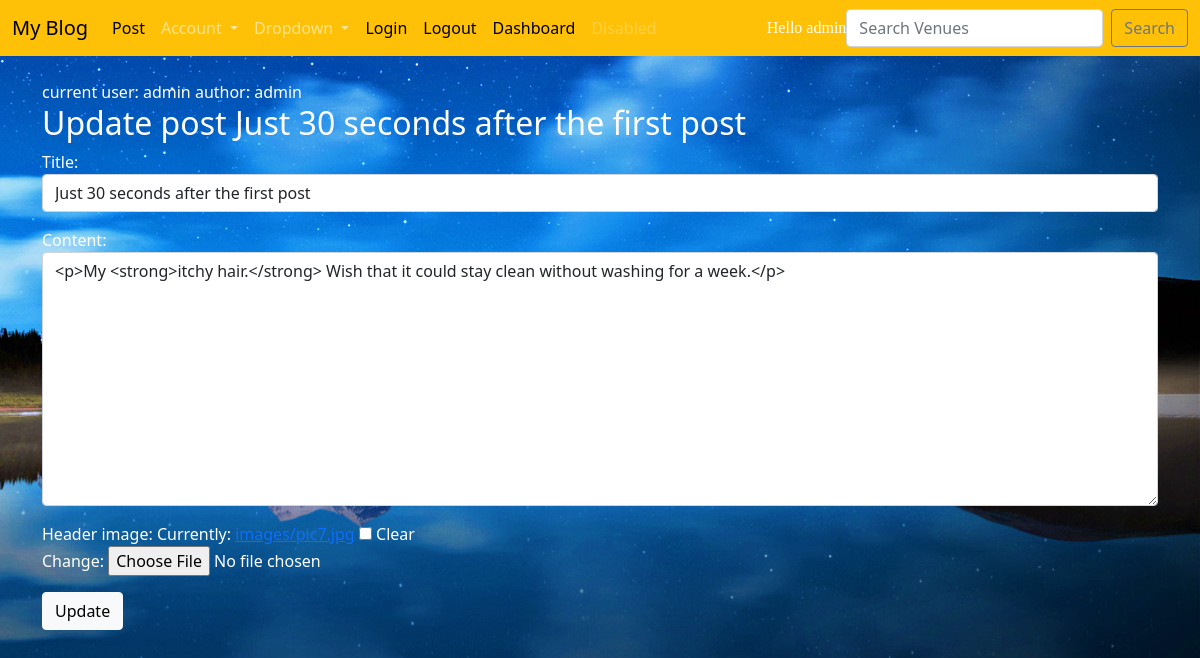
Page /blog/updatepost/2/ (signed in) on the committed database.
### myblog/models.py (models this page shows, shortened)
class Post(models.Model):
    title=models.CharField(max_length=120,null=True)
    header_image = models.ImageField(null=True, blank=True, upload_to="images/")
    time=models.DateTimeField(auto_now_add=True,null=True)
    author=models.ForeignKey(User,on_delete=SET_NULL,null=True)
    content=RichTextField(blank=True,null=True)
    likes=models.ManyToManyField(User,related_name='blog_likes')

### myblog/views.py (the view)
# urls.py: path('updatepost/<int:post_id>/',update_post,name='update-post'),
def update_post(request,post_id):
    post=Post.objects.get(pk=post_id)
    form=PostForm(request.POST or None,request.FILES or None,instance=post)
    if form.is_valid():
        form.save()
        return redirect('blog-post')
    return render(request,'myblog/update_post.html',{'form':form,'post':post})

### myblog/forms.py
class PostForm(forms.ModelForm):
    class Meta:
	    model = Post
	    fields = ('title','author' ,'content', 'header_image')
	    widgets = {
			'title': forms.TextInput(attrs={'class': 'form-control'}),
			'author': forms.TextInput(attrs={'value':'', 'id':'elder','type':'hidden'}),
			'content': forms.Textarea(attrs={'class': 'form-control'}),
		}

### templates/myblog/update_post.html (shortened to what this page needs)
{% extends 'main.html' %}
{% block content %}
<div style='color:white'>
current user: {{user}}
author: {{post.author}}
{% if user == post.author or user.id == 2 %}
    <h2>Update post {{post.title}}</h2>
<form action='' method='POST' enctype="multipart/form-data" >{% csrf_token %}
    {{form.as_p}}
<input class='btn btn-light' type='submit' value='Update'>
</form>
{% else %}
<h1>You are not authorized to modify this post. And you know it!!!</h1>
{% endif %}
</div>
{% endblock %}

### templates/navbar1.html (shortened to what this page needs)
<nav class="navbar navbar-expand-lg navbar-dark bg-warning">
    <div class="container-fluid">
        <a class="navbar-brand" style="color:black;" href="{% url 'blog-post' %}">My Blog</a>
        <div class="collapse navbar-collapse"  id="navbarSupportedContent">
            <ul class="navbar-nav me-auto mb-2 mb-lg-0" >
                <li class="nav-item-active">
                    <a class="nav-link" style='color:black;' href="{% url 'post-form' %}">Post</a>
                </li>
                <li class="nav-item dropdown">
                    <a class="nav-link dropdown-toggle" href="#" id="navbarDropdownMenuLink" data-toggle="dropdown" aria-haspopup="true" aria-expanded="false">
                      Account
                    </a>
                  </li>
                  <li class="nav-item dropdown">
                    <a class="nav-link dropdown-toggle" href="#" id="navbarDropdown" role="button" data-toggle="dropdown" aria-haspopup="true" aria-expanded="false">
                      Dropdown
                    </a>
                  </li>
                <li class="nav-item">
                    <a class="nav-link" style='color:black;' href="{% url 'login' %}">Login</a>
                </li>
                <li class="nav-item">
                    <a class="nav-link" style='color:black;' href="{% url 'logout' %}">Logout</a>
                </li>
                <li class="nav-item">
                    <a class="nav-link" style='color:black;' href="{% url 'dashboard' %}">Dashboard</a>
                </li>
                <li class="nav-item">
                    <a class="nav-link disabled" href="#" tabindex="-1" aria-disabled="true">Disabled</a>
                </li>
            </ul>
            <span class="navbar-text" style='color:white; font-family: Georgia;'>
                Hello {{user}}
              </span>
            <form class="d-flex" action="" method='POST'>
                <input class=" form-control me-2 " type="search " placeholder="Search Venues " aria-label="Search " name="searched">
                <button class=" btn btn-outline-secondary " type="submit ">Search</button>
            </form>
        </div>
    </div>
</nav>

### rows in the picture
Post: author "admin", title "Just 30 seconds after the first post", content "<p>My <strong>itchy hair.</strong> Wish that it could stay clean without washing for a week.</p>"

### other values in the picture
{{ user }} "admin"
